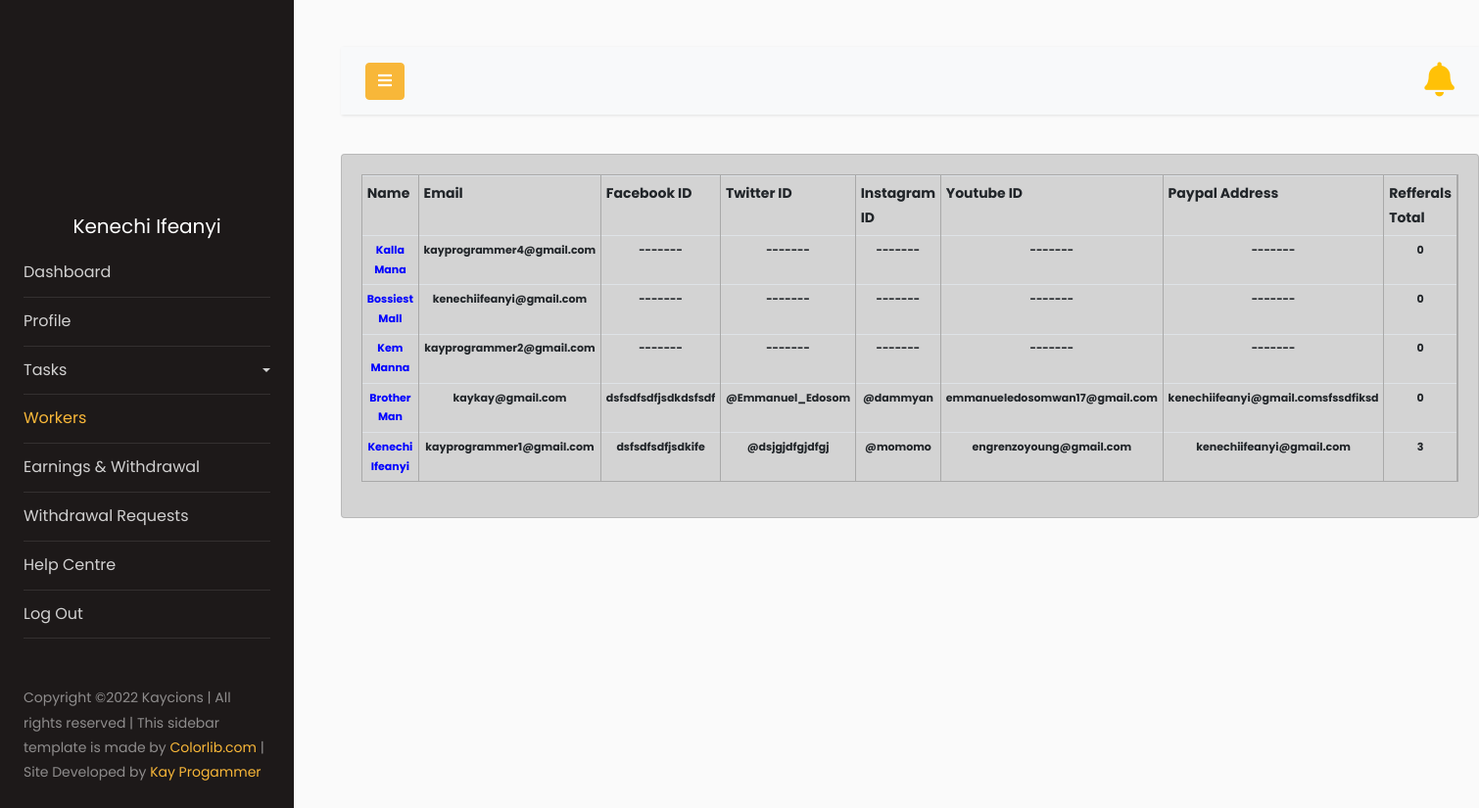
Page /workers/ (signed in) on the committed database.
### task/models.py (models this page shows, shortened)
class User(AbstractUser):
    username = None
    first_name = None
    last_name = None
    USERNAME_FIELD = 'email'
    terms_confirmed = models.BooleanField(null=False, blank=False, default=True)
    email = models.EmailField(_('email address'), max_length=40, help_text='Email', null=True, unique=True)
    full_name = models.CharField(max_length=40, help_text='Full name', null=True)
    is_email_verified = models.BooleanField(default=False, null=True, blank=True)
    REQUIRED_FIELDS = []
    objects = CustomUserManager()

class Worker(models.Model):
    user = models.OneToOneField(settings.AUTH_USER_MODEL, null=True, blank=False, on_delete=models.CASCADE)
    full_name = models.CharField(max_length=40, help_text='Full name', null=True)
    email = models.EmailField(max_length=40, help_text='Email', null=True, unique=True)
    facebook_id = models.CharField(max_length=30, help_text='Facebook ID', null=True, unique=True)
    twitter_id = models.CharField(max_length=30, help_text='Twitter ID', null=True, unique=True)
    instagram_id = models.CharField(max_length=30, help_text='Instagram ID', null=True, unique=True)
    youtube_id = models.EmailField(max_length=40, help_text='Youtube ID', null=True, unique=True)
    paypal_address = models.EmailField(max_length=100, help_text='Paypal Address', null=True, unique=True)
    avatar = models.ImageField(upload_to='avatars/', null=True, blank=True)
    code = models.CharField(max_length=60, blank=True)
    recommended_by = models.ForeignKey(User, on_delete=models.CASCADE, blank=True, null=True, related_name='ref_by')
    date_created = models.DateTimeField(default=today)
    updated = models.DateTimeField(auto_now=True)
    @property
    def imageURL(self):
        try:
            url = self.avatar.url
        except:
            url = "https://res.cloudinary.com/kay-development/image/upload/v1643036318/avatars/pro_wqmqw5.png"
        return url

### task/decorators.py (the view)
    def wrapper_function(request, *args, **kwargs):
        group = None
        if request.user.groups.exists():
            group = request.user.groups.all()[0].name
        if group == 'worker':
            return redirect('user-page')
        if group == 'admin':
            return view_func(request, *args, **kwargs)

### task/templatetags/custom_tags.py (called while the page is built)
@register.inclusion_tag('task/show_notifications.html', takes_context=True)
def show_notifications(context):
    request_user = context['request'].user
    if not request_user.is_staff:
        worker = Worker.objects.filter(user__is_staff=False).get(user=request_user)
        notifications = Notification.objects.filter(to_worker=worker).exclude(admin__isnull=False).exclude(worker_has_seen=True).order_by('-date')
    else:
        admin = Worker.objects.filter(user__is_staff=True).get(user=request_user)
        notifications = Notification.objects.filter(admin=admin).exclude(worker_has_seen=True).order_by('-date')
    not_count = notifications.count()
    return {'notifications': notifications, 'nc':not_count}

### task/views.py (called while the page is built)
@admin_only
def workers(request):
    workers = Worker.objects.all().order_by('-date_created')
    context = {'workers':workers}
    return render(request, 'task/workers.html', context)

### task/templates/task/workers.html (shortened to what this page needs)
{% extends 'task/sidmain.html' %}
{% load static %}
{% block content %}
<div class="card-group" style="margin-top:30px;">
    <div class="card card-body table-responsive" style="background-color:lightgrey;">
        <div class="table-responsive">
          <table style="border-top: 1px solid darkgray; border-bottom: 1px solid darkgray; border-left: 1px solid darkgray; border-right: 1px solid darkgray;" class="table table-sm table-responsive" id="task-table">
            <tr>
                <th style="border-right: 1px solid darkgray;">Name</th>
                <th style="border-right: 1px solid darkgray;">Email</th>
                <th style="border-right: 1px solid darkgray;">Facebook ID</th>
                <th style="border-right: 1px solid darkgray;">Twitter ID</th>
                <th style="border-right: 1px solid darkgray;">Instagram ID</th>
                <TH style="border-right: 1px solid darkgray;">Youtube ID</TH>
                <th style="border-right: 1px solid darkgray;">Paypal Address</th>
                <th style="border-right: 1px solid darkgray;">Refferals Total</th>
            </tr>
              {% for w in workers %}
                <tr style="font-size: 11px; text-align: center; font-weight: bold;">
                  <td style="border-right: 1px solid darkgray;"><a style="color: blue;" href="{% url 'worker' w.id %}">{{w.full_name|capfirst}}</a></td>
                  <td style="border-right: 1px solid darkgray;">{{w.email}}</td>
                  <td style="border-right: 1px solid darkgray;">{{w.facebook_id|default:"-------"}}</td>
                  <td style="border-right: 1px solid darkgray;">{{w.twitter_id|default:"-------"}}</td>
                  <td style="border-right: 1px solid darkgray;">{{w.instagram_id|default:"-------"}}</td>
                  <td style="border-right: 1px solid darkgray;">{{w.youtube_id|default:"-------"}}</td>
                  <td style="border-right: 1px solid darkgray;">{{w.paypal_address|default:"-------"}}</td>
                  <td style="border-right: 1px solid darkgray;">{{w.user.ref_by.all.count}}</td>
                </tr>
              {% empty %}
                <tr>
                  <td colspan="8" class="text-center">No Workers Yet!</td>
                </tr>
              {% endfor %}
          </table>
        </div>
    </div>
</div>
{% endblock %}

### task/templates/task/sidmain.html (shortened to what this page needs)
{% load static %}
{% load custom_tags %}
<!doctype html>
<html lang="en">
  <head>
		<link rel="stylesheet" href="{% static 'css/side_style.css' %}?{% now "U" %}">
    <link rel="stylesheet" href="https://cdn.jsdelivr.net/npm/sweetalert2@10.10.1/dist/sweetalert2.min.css">
    <link rel="stylesheet" href="https://use.fontawesome.com/releases/v5.12.1/css/all.css">
  </head>
  <body>
		<div class="wrapper d-flex align-items-stretch">
			<nav id="sidebar">
				<div class="p-4 pt-5 ">
		  		<a onclick="window.location='{{user.worker.imageURL}}'" class="img logo rounded-circle mb-5" style="cursor: pointer; background-image: url({{user.worker.imageURL}}); background-position: top;"></a>
          <h5 class="dispname" style="text-align: center; color: white;">{{user.worker.full_name|capfirst}}</h5>
	        <ul class="list-unstyled components mb-5">
              {% url 'dashboard' as dashboard_url %}
	          <li {% if request.path == dashboard_url %}class="active"{% endif %}>
	            <a href="{% url 'dashboard' %}" >Dashboard</a>
	          </li>
	          {% url 'profile' as profile_url %}
            <li {% if request.path == profile_url %}class="active"{% endif %}>
	              <a href="{% url 'profile' %}">Profile</a>
	          </li>
	          <li>
              <a href="#pageSubmenu" data-toggle="collapse" aria-expanded="false" class="dropdown-toggle">{% if user.is_staff %}Tasks{% else %}My Tasks{% endif %}</a>
	          </li>
            {% if user.is_staff %}
            {% url 'workers' as workers_urlll %}
	          <li {% if request.path == workers_urlll %}class="active"{% endif %}>
              <a href="{% url 'workers' %}">Workers</a>
	          </li>
            {% endif %}
            {% url 'withdrawal' as withdrawal_url %}
	          <li {% if request.path == withdrawal_url %}class="active"{% endif %}>
              <a href="{% url 'withdrawal' %}">Earnings & Withdrawal</a>
	          </li>
            {% if user.is_staff %}
            {% url 'withdrawalrequests' as withdrawalrequests_url %}
            <li {% if request.path == withdrawalrequests_url %}class="active"{% endif %}>
              <a href="{% url 'withdrawalrequests' %}">Withdrawal Requests</a>
	          </li>
            {% endif %}
            {% url 'help_centre' as help_centre_url %}
            <li {% if request.path == help_centre_url %}class="active"{% endif %}>
              <a href="{% url 'help_centre' %}">Help Centre</a>
            </li>
            {% url 'logout' as logout_url %}
            <li {% if request.path == logout_url %}class="active"{% endif %}>
              <a href="{% url 'logout' %}">Log Out</a>
            </li>
	        </ul>
	        <div class="footer">
	        	<p>
						  Copyright &copy; Kaycions | All rights reserved | This sidebar template is made  by <a href="https://colorlib.com" target="_blank">Colorlib.com</a> |
              Site Developed by <a target="_blank" href="https://wa.me/2348095602320">Kay Progammer</a>
						  </p>
	        </div>
	      </div>
    	</nav>
        <div id="content" class="p-4 p-md-5">
            <nav class="navbar navbar-expand-lg navbar-light bg-light">
            <div class="container-fluid">
                <button type="button" id="sidebarCollapse" class="btn btn-primary">
                <i class="fa fa-bars"></i>
                </button>
                {% show_notifications %}
            </div>
            </nav>
            {% block content %}
            {% endblock %}
        </div>
    </div>
{% load sweetify %}
  </body>
</html>

### rows in the picture
User: worker.full_name "Kenechi Ifeanyi"
Worker: full_name "Kalla Mana", email "kayprogrammer4@gmail.com", facebook_id "-------", twitter_id "-------", instagram_id "-------", youtube_id "-------", paypal_address "-------", user.ref_by.all.count "0"
Worker: full_name "Bossiest Mall", email "kenechiifeanyi@gmail.com", facebook_id "-------", twitter_id "-------", instagram_id "-------", youtube_id "-------", paypal_address "-------", user.ref_by.all.count "0"
Worker: full_name "Kem Manna", email "kayprogrammer2@gmail.com", facebook_id "-------", twitter_id "-------", instagram_id "-------", youtube_id "-------", paypal_address "-------", user.ref_by.all.count "0"
Worker: full_name "Brother Man", email "kaykay@gmail.com", facebook_id "dsfsdfsdfjsdkdsfsdf", twitter_id "@Emmanuel_Edosom", instagram_id "@dammyan", youtube_id "emmanueledosomwan17@gmail.com", paypal_address "kenechiifeanyi@gmail.comsfssdfiksd", user.ref_by.all.count "0"
Worker: full_name "Kenechi Ifeanyi", email "kayprogrammer1@gmail.com", facebook_id "dsfsdfsdfjsdkife", twitter_id "@dsjgjdfgjdfgj", instagram_id "@momomo", youtube_id "engrenzoyoung@gmail.com", paypal_address "kenechiifeanyi@gmail.com", user.ref_by.all.count "3"
